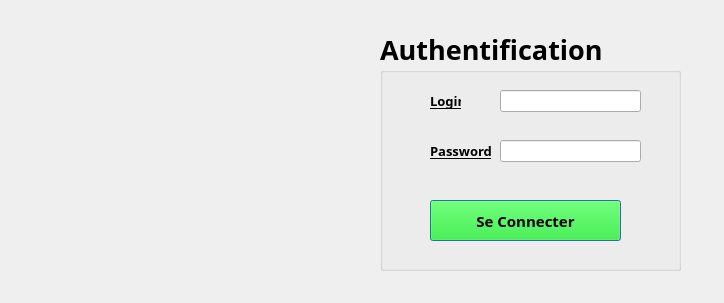
<?xml version="1.0" encoding="UTF-8"?>
<ui version="4.0">
 <class>Login</class>
 <widget class="QDialog" name="Login">
  <property name="geometry">
   <rect>
    <x>0</x>
    <y>0</y>
    <width>724</width>
    <height>303</height>
   </rect>
  </property>
  <property name="windowTitle">
   <string>Dialog</string>
  </property>
  <widget class="QGroupBox" name="groupBox">
   <property name="geometry">
    <rect>
     <x>380</x>
     <y>30</y>
     <width>301</width>
     <height>241</height>
    </rect>
   </property>
   <property name="font">
    <font>
     <family>Agency FB</family>
     <pointsize>20</pointsize>
     <weight>75</weight>
     <bold>true</bold>
    </font>
   </property>
   <property name="title">
    <string>Authentification</string>
   </property>
   <widget class="QLabel" name="label">
    <property name="geometry">
     <rect>
      <x>50</x>
      <y>60</y>
      <width>31</width>
      <height>21</height>
     </rect>
    </property>
    <property name="font">
     <font>
      <family>Agency FB</family>
      <pointsize>10</pointsize>
      <weight>75</weight>
      <bold>true</bold>
      <underline>true</underline>
     </font>
    </property>
    <property name="text">
     <string>Login</string>
    </property>
   </widget>
   <widget class="QPushButton" name="pushButton">
    <property name="geometry">
     <rect>
      <x>50</x>
      <y>170</y>
      <width>191</width>
      <height>41</height>
     </rect>
    </property>
    <property name="font">
     <font>
      <family>Agency FB</family>
      <pointsize>11</pointsize>
      <weight>75</weight>
      <bold>true</bold>
     </font>
    </property>
    <property name="styleSheet">
     <string notr="true">background-color: rgb(0, 255, 0);</string>
    </property>
    <property name="text">
     <string>Se Connecter</string>
    </property>
    <property name="icon">
     <iconset resource="ressource.qrc">
      <normaloff>:/images/unlock.png</normaloff>:/images/unlock.png</iconset>
    </property>
   </widget>
   <widget class="QLineEdit" name="lineEdit">
    <property name="geometry">
     <rect>
      <x>120</x>
      <y>60</y>
      <width>141</width>
      <height>22</height>
     </rect>
    </property>
    <property name="font">
     <font>
      <family>Arial</family>
      <pointsize>9</pointsize>
      <weight>50</weight>
      <bold>false</bold>
     </font>
    </property>
   </widget>
   <widget class="QLineEdit" name="lineEdit_2">
    <property name="geometry">
     <rect>
      <x>120</x>
      <y>110</y>
      <width>141</width>
      <height>22</height>
     </rect>
    </property>
    <property name="font">
     <font>
      <family>Arial</family>
      <pointsize>9</pointsize>
      <weight>50</weight>
      <bold>false</bold>
     </font>
    </property>
    <property name="echoMode">
     <enum>QLineEdit::Password</enum>
    </property>
   </widget>
   <widget class="QLabel" name="label_2">
    <property name="geometry">
     <rect>
      <x>50</x>
      <y>110</y>
      <width>61</width>
      <height>21</height>
     </rect>
    </property>
    <property name="font">
     <font>
      <family>Agency FB</family>
      <pointsize>10</pointsize>
      <weight>75</weight>
      <bold>true</bold>
      <underline>true</underline>
     </font>
    </property>
    <property name="text">
     <string>Password</string>
    </property>
   </widget>
   <widget class="QLabel" name="label_3">
    <property name="geometry">
     <rect>
      <x>10</x>
      <y>50</y>
      <width>31</width>
      <height>31</height>
     </rect>
    </property>
    <property name="font">
     <font>
      <family>Arial</family>
      <pointsize>8</pointsize>
      <weight>50</weight>
      <bold>false</bold>
     </font>
    </property>
    <property name="text">
     <string/>
    </property>
    <property name="pixmap">
     <pixmap resource="ressource.qrc">:/images/student (1).png</pixmap>
    </property>
   </widget>
   <widget class="QLabel" name="label_4">
    <property name="geometry">
     <rect>
      <x>10</x>
      <y>110</y>
      <width>31</width>
      <height>21</height>
     </rect>
    </property>
    <property name="font">
     <font>
      <family>Arial</family>
      <pointsize>8</pointsize>
      <weight>50</weight>
      <bold>false</bold>
     </font>
    </property>
    <property name="text">
     <string/>
    </property>
    <property name="pixmap">
     <pixmap resource="ressource.qrc">:/images/password (1).png</pixmap>
    </property>
   </widget>
  </widget>
  <widget class="QLabel" name="LogoLabel">
   <property name="geometry">
    <rect>
     <x>24</x>
     <y>20</y>
     <width>311</width>
     <height>261</height>
    </rect>
   </property>
   <property name="text">
    <string/>
   </property>
  </widget>
 </widget>
 <resources>
  <include location="ressource.qrc"/>
 </resources>
 <connections/>
</ui>
